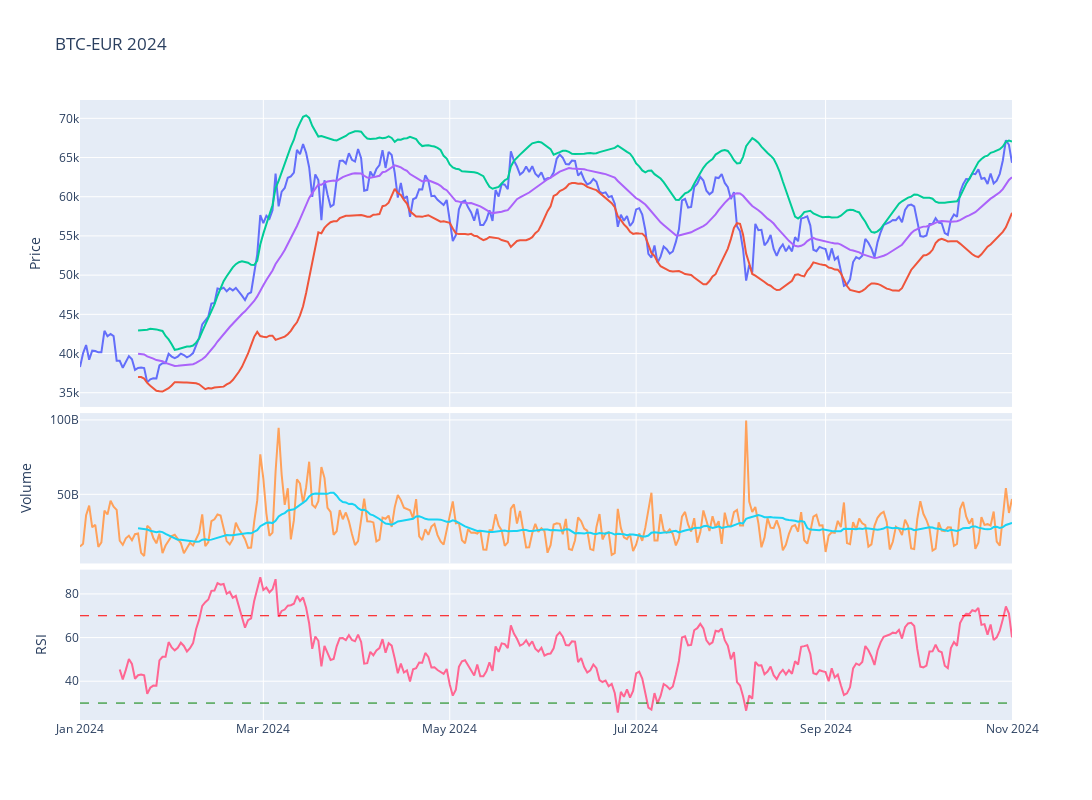

Notebook code cell kept with this figure:
### Code cell
# Plot the adjusted close price
fig = make_subplots(rows=4, cols=1,shared_xaxes=True,vertical_spacing=0.01,specs=[[{'rowspan':2,'colspan':1}],[None],[{'rowspan':1,'colspan':1}],[{'rowspan':1,'colspan':1}]])

# Graph (1,1)
fig.add_trace(go.Scatter(x=stock_ticker['Adj Close'].loc[year].index,y=stock_ticker['Adj Close'].loc[year],mode="lines",name=f'{ticker}'),row=1,col=1)
fig.add_trace(go.Scatter(x=stock_ticker['BB_Lower'].loc[year].index,y=stock_ticker['BB_Lower'].loc[year],mode="lines",name='BB_Lower'),row=1,col=1)
fig.add_trace(go.Scatter(x=stock_ticker['BB_Upper'].loc[year].index,y=stock_ticker['BB_Upper'].loc[year],mode="lines",name='BB_Upper'),row=1,col=1)
fig.add_trace(go.Scatter(x=stock_ticker['MMA20'].loc[year].index,y=stock_ticker['MMA20'].loc[year],mode="lines",name='MMA20'),row=1,col=1)
# Update xaxis properties
fig.update_yaxes(title_text="Price", row=1, col=1)

# Graph (3,1)
fig.add_trace(go.Scatter(x=stock_ticker['Volume'].loc[year].index,y=stock_ticker['Volume'].loc[year],mode="lines",name='Volume'),row=3, col=1)
fig.add_trace(go.Scatter(x=stock_ticker['Volume'].loc[year].index,y=stock_ticker['Volume'].loc[year].rolling(20).mean(),mode="lines",name='MMA20'),row=3,col=1)
fig.update_yaxes(title_text="Volume", row=3, col=1)

# Graph (4,1)
fig.add_trace(go.Scatter(x=stock_ticker['RSI'].loc[year].index,y=stock_ticker['RSI'].loc[year],mode="lines",name='RSI'),row=4, col=1)
fig.add_hline(y=30, line_width=1, line_dash="dash", line_color="green",row=4,col=1)
fig.add_hline(y=70, line_width=1, line_dash="dash", line_color="red",row=4,col=1)
fig.update_yaxes(title_text="RSI", row=4, col=1)

fig.update_layout(height=800, width=1300,showlegend=False,title=f"{ticker} {year}")

fig.show()

### Figure 1 — Plotly figure (JSON) as saved in the notebook; plotly's stock layout.template omitted (floating-point values rounded to 4 significant figures; data arrays with more than 128 entries replaced by an {"elided": "..."} marker saying what was removed)
{"data": [{"mode": "lines", "name": "BTC-EUR", "type": "scatter", "x": {"elided": "306 str values"}, "xaxis": "x", "y": {"elided": "306 float values"}, "yaxis": "y"}, {"mode": "lines", "name": "BB_Lower", "type": "scatter", "x": {"elided": "306 str values"}, "xaxis": "x", "y": {"elided": "306 float values"}, "yaxis": "y"}, {"mode": "lines", "name": "BB_Upper", "type": "scatter", "x": {"elided": "306 str values"}, "xaxis": "x", "y": {"elided": "306 float values"}, "yaxis": "y"}, {"mode": "lines", "name": "MMA20", "type": "scatter", "x": {"elided": "306 str values"}, "xaxis": "x", "y": {"elided": "306 float values"}, "yaxis": "y"}, {"mode": "lines", "name": "Volume", "type": "scatter", "x": {"elided": "306 str values"}, "xaxis": "x2", "y": {"elided": "306 int values"}, "yaxis": "y2"}, {"mode": "lines", "name": "MMA20", "type": "scatter", "x": {"elided": "306 str values"}, "xaxis": "x2", "y": {"elided": "306 float values"}, "yaxis": "y2"}, {"mode": "lines", "name": "RSI", "type": "scatter", "x": {"elided": "306 str values"}, "xaxis": "x3", "y": {"elided": "306 float values"}, "yaxis": "y3"}], "layout": {"height": 800, "shapes": [{"line": {"color": "green", "dash": "dash", "width": 1}, "type": "line", "x0": 0, "x1": 1, "xref": "x3 domain", "y0": 30, "y1": 30, "yref": "y3"}, {"line": {"color": "red", "dash": "dash", "width": 1}, "type": "line", "x0": 0, "x1": 1, "xref": "x3 domain", "y0": 70, "y1": 70, "yref": "y3"}], "showlegend": false, "title": {"text": "BTC-EUR 2024"}, "width": 1300, "xaxis": {"anchor": "y", "domain": [0, 1], "matches": "x3", "showticklabels": false}, "xaxis2": {"anchor": "y2", "domain": [0, 1], "matches": "x3", "showticklabels": false}, "xaxis3": {"anchor": "y3", "domain": [0, 1]}, "yaxis": {"anchor": "x", "domain": [0.505, 1], "title": {"text": "Price"}}, "yaxis2": {"anchor": "x2", "domain": [0.2525, 0.495], "title": {"text": "Volume"}}, "yaxis3": {"anchor": "x3", "domain": [0, 0.2425], "title": {"text": "RSI"}}}}
